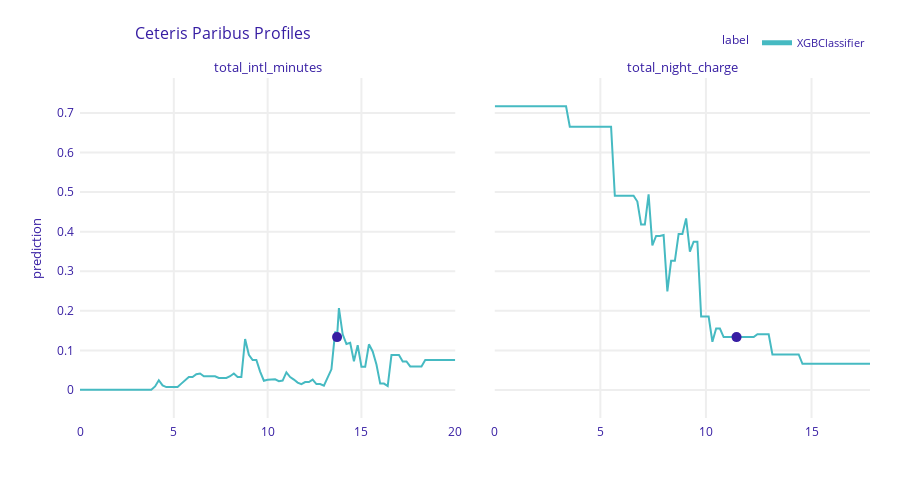

Notebook cell for this chart:
### Markdown cell above
I selected two variables with significant effects: "total international minutes" and "total night charge" We can see that in this observation, a change (especially an increase) in total international minutes would increase the chances of a positive prediction, while total night charge seems to be mostly detrimental to a positive prediction.

### Code cell
cp2 = explainer.predict_profile(new_observation=observation2)
cp2.plot(variables=['total_intl_minutes', 'total_night_charge'])
